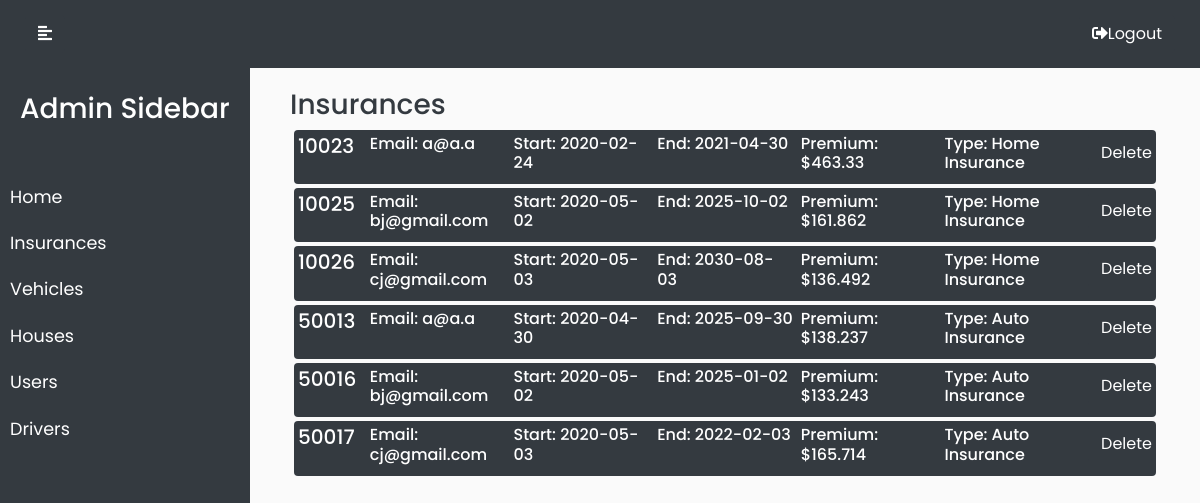
Page /adminins.php (signed in) on the committed database.
### tables this page shows
CREATE TABLE IF NOT EXISTS `ins` (
  `hinsid` int(10) NOT NULL,
  `cmail` varchar(50) NOT NULL,
  `istart` date NOT NULL,
  `iend` date NOT NULL,
  `iprem` float NOT NULL,
  `itype` char(1) NOT NULL,
  `istatus` char(1) NOT NULL,
  PRIMARY KEY (`hinsid`,`cmail`),
  UNIQUE KEY `hinsid` (`hinsid`)
);

### adminins.php (the view, shortened to what this page needs)
<?php require_once("adminbar.php"); ?>
<br /><br />
<p class="h3 text-dark">Insurances</p>
<?php
$conn = new mysqli("localhost:3308", "root", "", "wds");
function changeFormat($row)
{
    if ($row['itype'] == "A") {
        $row['itype'] = "Auto Insurance";
    } else {
        $row['itype'] = "Home Insurance";
    }
    return $row;
}
$sqll = "SELECT * FROM ins order by hinsid";
if ($stmt1 = mysqli_prepare($conn, $sqll)) {
    $stmt1->execute();
    $result = $stmt1->get_result();
    if ($result->num_rows > 0) {
        $i = 1;
        while ($row = $result->fetch_assoc()) {
            $row = changeFormat($row);
            if ($row['itype'] == "Auto Insurance") {
                echo ("
                    <div class='row m-1 bg-light' id='extra" . $i . "'>
                        <div class='col-md-1 p-1 bg-dark text-white rounded-left'>
                        <h5 class='card-title'>" . $row["hinsid"] . "</h5>
                        </div>
                        <div class='col-md-2 p-1 bg-dark text-white'>
                        <h6>Email: " . $row["cmail"] . "</h6>
                        </div>
                        <div class='col-md-2 p-1 bg-dark text-white'>
                        <h6>Start: " . $row["istart"] . "</h6>
                        </div>
                        <div class='col-md-2 p-1 bg-dark text-white'>
                        <h6>End: " . $row["iend"] . "</h6>
                        </div>
                        <div class='col-md-2 p-1 bg-dark text-white'>
                        <h6>Premium: $" . $row["iprem"] . "</h6>
                        </div>
                        <div class='col-md-2 p-1 bg-dark text-white'>
                        <h6>Type: " . $row["itype"] . "</h6>
                        </div>
                        <div class='col-md-1 p-1 bg-dark text-white rounded-right'>
                        <form method='POST'>
                        <input type='hidden' value='" . $row['hinsid'] . "' name='iid' />
                        <button type='submit' class=' btn btn-block mybtn btn-primary tx-tfm text-white btn-dark' name='deli'>Delete</a>
                        </form>
                        </div>
                    </div>");
            } else {
                echo ("
                <div class='row m-1 bg-light' id='extra" . $i . "'>
                    <div class='col-md-1 p-1 bg-dark text-white rounded-left'>
                    <h5 class='card-title'>" . $row["hinsid"] . "</h5>
                    </div>
                    <div class='col-md-2 p-1 bg-dark text-white'>
                    <h6>Email: " . $row["cmail"] . "</h6>
                    </div>
                    <div class='col-md-2 p-1 bg-dark text-white'>
                    <h6>Start: " . $row["istart"] . "</h6>
                    </div>
                    <div class='col-md-2 p-1 bg-dark text-white'>
                    <h6>End: " . $row["iend"] . "</h6>
                    </div>
                    <div class='col-md-2 p-1 bg-dark text-white'>
                    <h6>Premium: $" . $row["iprem"] . "</h6>
                    </div>
                    <div class='col-md-2 p-1 bg-dark text-white'>
                    <h6>Type: " . $row["itype"] . "</h6>
                    </div>
                    <div class='col-md-1 p-1 bg-dark text-white rounded-right'>
                    <form method='POST'>
                    <input type='hidden' value='" . $row['hinsid'] . "' name='iid' />
                    <button type='submit' class=' btn btn-block mybtn btn-primary tx-tfm text-white btn-dark' name='delish'>Delete</a>
                    </form>
                    </div>
                </div>");
            }
            $i++;
        }
    } else {
        echo "<h1 class='m-3 p-3'>No Insurance Available</h1>";
    }
} else {
    echo "Database error $conn->error";
}
?>
</div>
</div>
</body>
</html>

### adminbar.php (shortened to what this page needs)
<!DOCTYPE html>
<html>
<head>
  <link rel="stylesheet" href="https://maxcdn.bootstrapcdn.com/bootstrap/4.4.1/css/bootstrap.min.css">
  <link rel="stylesheet" href="https://use.fontawesome.com/releases/v5.7.0/css/all.css">
  <link rel="stylesheet" href="style2.css">
  <link rel="stylesheet" href="https://cdnjs.cloudflare.com/ajax/libs/malihu-custom-scrollbar-plugin/3.1.5/jquery.mCustomScrollbar.min.css">
</head>
<body>
  <div class="wrapper">
    <nav class="bg-dark" id="sidebar">
      <div class="sidebar-header bg-dark">
        <br />
        <br />
        <br />
        <h3>Admin Sidebar</h3>
      </div>
      <ul class="list-unstyled components">
        <li>
          <a href="admin.php">Home</a>
        </li>
        <li>
          <a href="adminins.php">Insurances</a>
        </li>
        <li>
          <a href="adminveh.php">Vehicles</a>
        </li>
        <li>
          <a href="adminhouse.php">Houses</a>
        </li>
        <li>
          <a href="adminuse.php">Users</a>
        </li>
        <li>
          <a href="admindriv.php">Drivers</a>
        </li>
      </ul>
    </nav>
    <div id="content">
      <nav class="navbar navbar-expand-md navbar-light bg-dark fixed-top shadow-none">
        <div class="container-fluid">
          <button type="button" id="sidebarCollapse" class="btn btn-dark btn-info">
            <i class="fas fa-align-left"></i>
          </button>
          <form method="POST">
            <button class="btn btn-dark" type="submit" name="bye"><span><i class="fas fa-sign-out-alt"></i></span>Logout</button>
          </form>
        </div>
      </nav>

### style2.css (style rules this page uses)
body { font-family: 'Poppins', sans-serif; background: #fafafa; }
p { font-family: 'Poppins', sans-serif; font-size: 1.1em; font-weight: 300; line-height: 1.7em; color: #999; }
a, a:hover, a:focus { color: inherit; text-decoration: none; transition: all 0.3s; }
.navbar { padding: 15px 10px; background: #fff; border: none; border-radius: 0; margin-bottom: 40px; box-shadow: 1px 1px 3px rgba(0, 0, 0, 0.1); }
.wrapper { display: flex; width: 100%; }
#sidebar { width: 250px; position: fixed; top: 0; left: 0; height: 100vh; z-index: 999; background: rgba(115, 135, 213, 0.904); color: #fff; transition: all 0.3s; }
#sidebar .sidebar-header { padding: 20px; background: #6d7fcc; }
#sidebar ul.components { padding: 20px 0; }
#sidebar ul li a { padding: 10px; font-size: 1.1em; display: block; }
#content { width: calc(100% - 250px); padding: 40px; min-height: 100vh; transition: all 0.3s; position: absolute; top: 0; right: 0; }

### rows in the picture
ins: hinsid "10023", cmail "a@a.a", istart "2020-02-24", iend "2021-04-30", iprem "463.33", itype "Home Insurance"
ins: hinsid "10025", cmail "bj@gmail.com", istart "2020-05-02", iend "2025-10-02", iprem "161.862", itype "Home Insurance"
ins: hinsid "10026", cmail "cj@gmail.com", istart "2020-05-03", iend "2030-08-03", iprem "136.492", itype "Home Insurance"
ins: hinsid "50013", cmail "a@a.a", istart "2020-04-30", iend "2025-09-30", iprem "138.237", itype "Auto Insurance"
ins: hinsid "50016", cmail "bj@gmail.com", istart "2020-05-02", iend "2025-01-02", iprem "133.243", itype "Auto Insurance"
ins: hinsid "50017", cmail "cj@gmail.com", istart "2020-05-03", iend "2022-02-03", iprem "165.714", itype "Auto Insurance"
